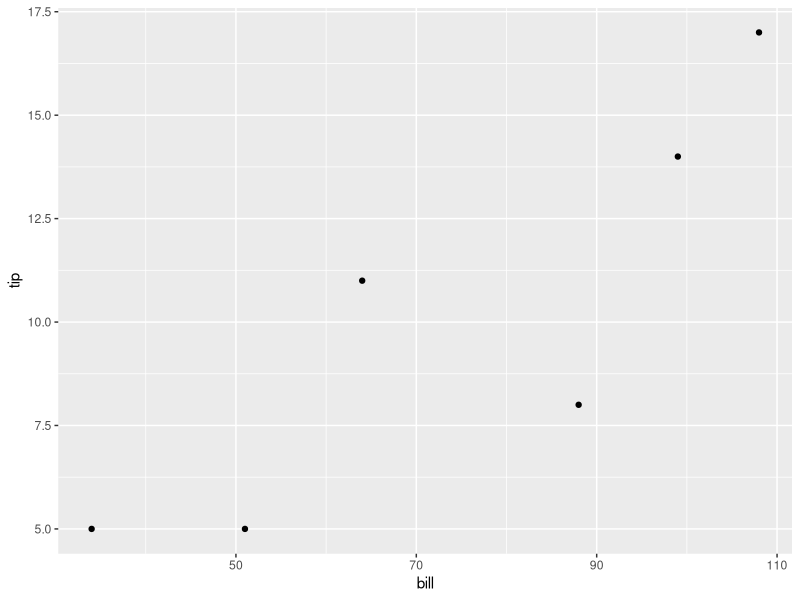
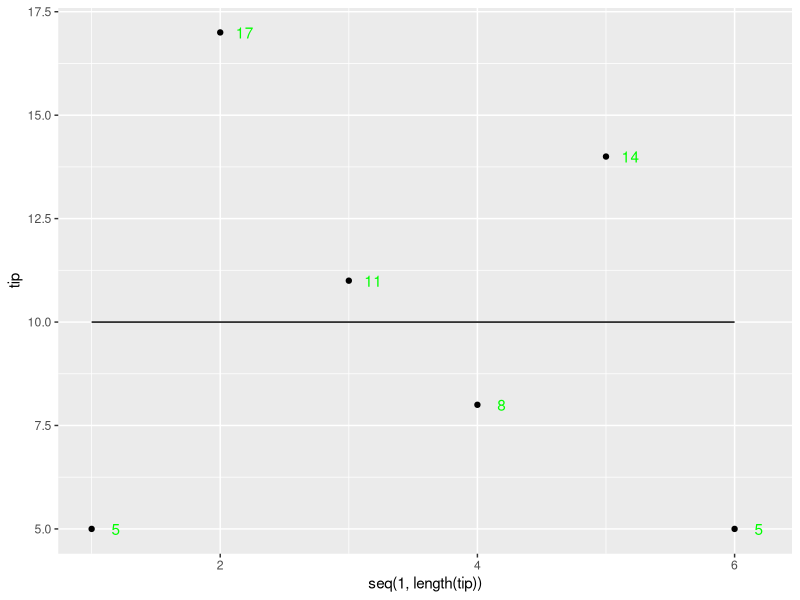
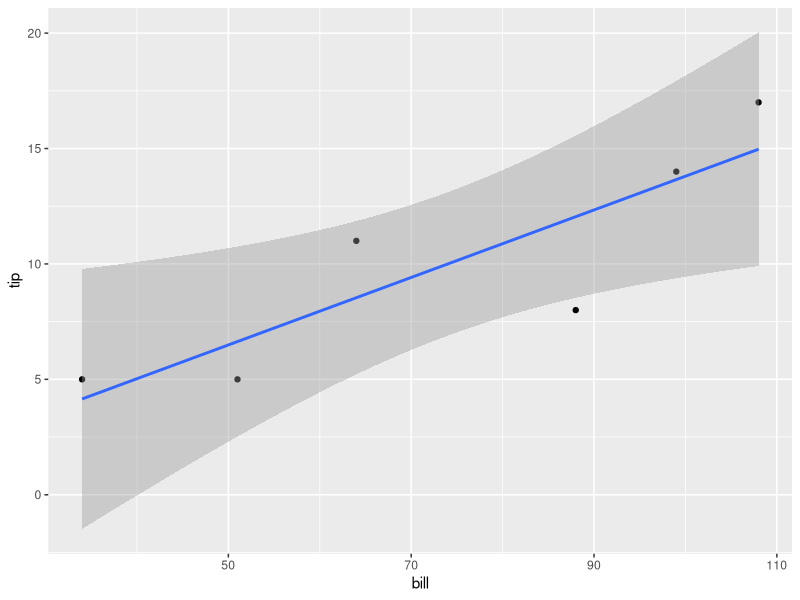
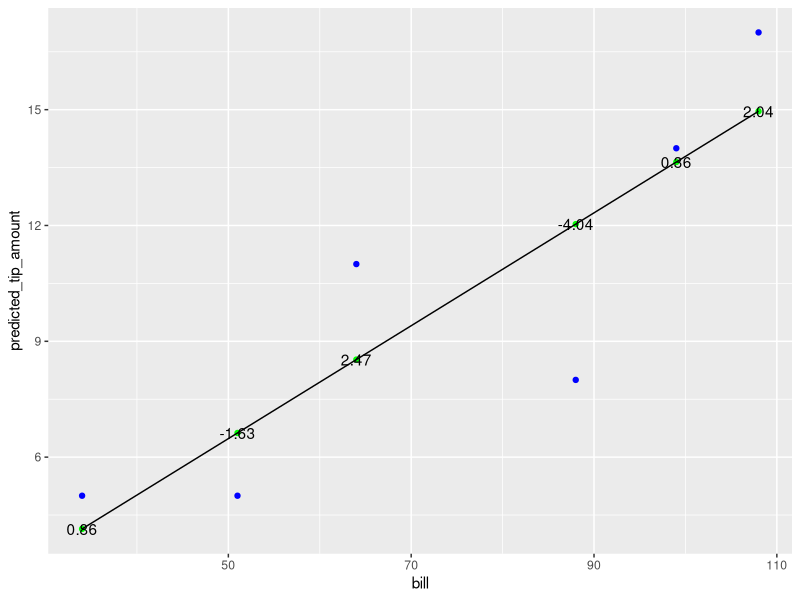
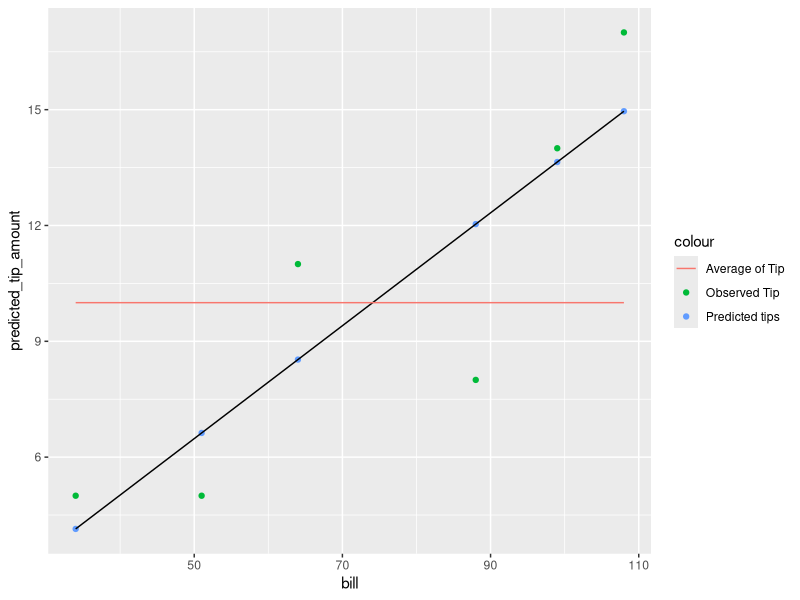
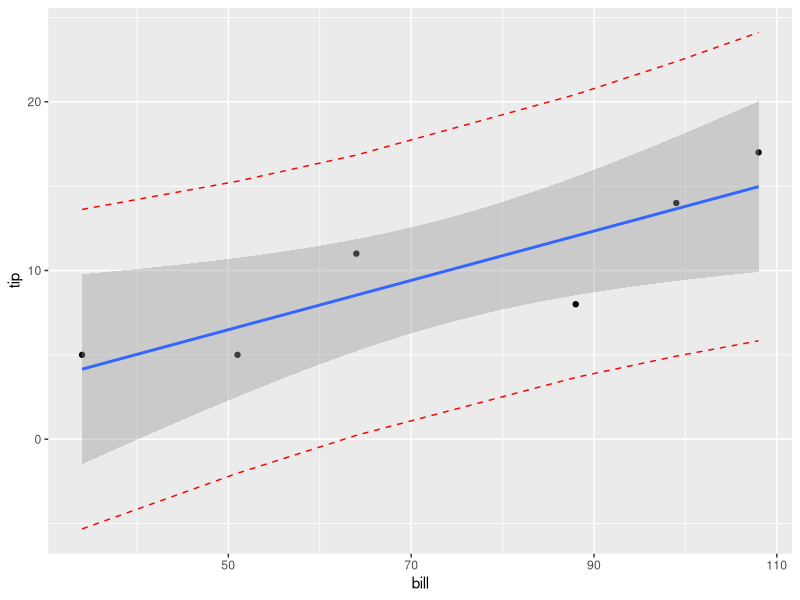
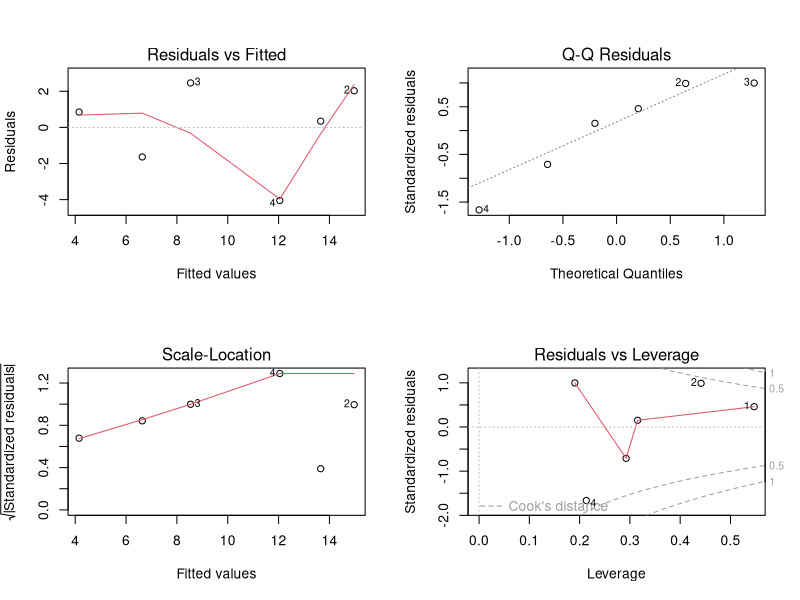

Generate these figures, in order, with R: (Note: this script raises an error after producing the figures.)
## ---- chunk 1
library(tidyverse)
library(modelr)
library(broom)
library(dplyr)
library(car)
library (ggpubr)
## ---- chunk 2
raw_data <- matrix(c(34,108,64,88,99,51,5,17,11,8,14,5), ncol=2, nrow=6)

colnames(raw_data) <- c('bill', 'tip')

my_data <- data.frame(raw_data)
my_data
## ---- chunk 3

my_data %>% summarize(N = n(), r = cor(tip, bill))
## ---- chunk 4
ggplot(data = my_data, aes(x = bill, y = tip)) +
  geom_point()
## ---- chunk 5
ggplot(my_data, aes(y = tip, x = seq(1, length(tip))))+
  geom_point() +
  geom_line(aes(y=mean(tip)))+
  geom_text(label = my_data$tip, check_overlap=TRUE, nudge_x = 0.19,color="green")
## ---- chunk 6
mean_tip <- mean(my_data$tip)
## ---- chunk 7
one_variable_residual <- my_data %>% mutate(residual = tip-mean_tip, residual_squared=(tip-mean_tip)^2)

one_variable_residual
## ---- chunk 8
SSE_one_variable <- sum(one_variable_residual$residual_squared)

SSE_one_variable
## ---- chunk 9
centroid <- c(mean(my_data$bill),mean(my_data$tip))
## ---- chunk 10
ggplot(my_data, aes(x=bill, y=tip))+
  geom_point()+
  geom_smooth(method=lm) 

#blue line is the best-fit line, with 95% confidence intervals in grey indicating a range of values so defined that there is a 95% probability that the true value of a parameter lies within it
## ---- chunk 11
linear_model<-lm(tip~bill, data=my_data)
linear_model
## ---- chunk 12
my_data_predicted <- my_data%>%mutate(predicted_tip_amount=(0.1462*bill)-0.8303)
## ---- chunk 13
residual_label <-round(my_data_predicted$tip - my_data_predicted$predicted_tip_amount, digits=2)
#residual=difference between predicted and observed value
## ---- chunk 14
ggplot(my_data_predicted, aes(x=bill, y=predicted_tip_amount))+
  geom_point(aes(y=tip), color='blue',label=my_data_predicted$tip)+
  geom_point(aes(y=predicted_tip_amount), color='green')+
  geom_line(aes(y=predicted_tip_amount))+
  geom_text(label= residual_label)
## ---- chunk 15
 squared_residual <- residual_label^2
 
 SSE_two_variables <- sum(squared_residual)
 SSE_two_variables
## ---- chunk 16
linear_statistics<-lm(tip~bill, data=my_data)

coeff_of_determination <- summary(linear_statistics)$r.squared

# The coefficient of determination of the simple linear regression model for the data set is 0.749
## ---- chunk 17
colors <- c("Average of Tip" = 'blue', 'Predicted tips' = 'green', 'Observed tips' = 'red')
three_squared_determination <- ggplot(my_data_predicted, aes(x=bill, y=predicted_tip_amount))+
  geom_point(aes(y=tip, color='Observed Tip'))+
  geom_point(aes(y=predicted_tip_amount, color='Predicted tips'))+
  geom_line(aes(y=predicted_tip_amount))+
  geom_line(aes(y=mean(tip), color='Average of Tip'))

three_squared_determination
## ---- chunk 18
confint(linear_statistics, level=0.95)
## ---- chunk 19
summary(linear_model)
# Standard deviation of the slope (Sb1, point estimator for the slope,t-value)
## ---- chunk 20
new.dat <- data.frame(bill=64)

predict(linear_statistics, newdata = new.dat, interval = 'confidence')

#The 95% confidence interval of the mean bill of 64 dollars is between 5.215473 and 11.86013.
## ---- chunk 21
# writting a function:

mean.pred.intervals <- function(x, y, pred.x) {
  n <- length(y) # Find sample size
  lm.model <- lm(y ~ x) # Fit linear model
  y.fitted <- lm.model$fitted.values # Extract the fitted values of y

  # Coefficients of the linear model, beta0 and beta1
  b0 <- lm.model$coefficients[1]
  b1 <- lm.model$coefficients[2]
  
  pred.y <- b1 * pred.x + b0 # Predict y at the given value of x (argument pred.x)
  
  # Find SSE and MSE
  sse <- sum((y - y.fitted)^2)
  mse <- sse / (n - 2)
  
  t.val <- qt(0.975, n - 2) # Critical value of t
  
  mean.se.fit <- (1 / n + (pred.x - mean(x))^2 / (sum((x - mean(x))^2))) # Standard error of the mean estimate
  pred.se.fit <- (1 + (1 / n) + (pred.x - mean(x))^2 / (sum((x - mean(x))^2))) # Standard error of the prediction
  
  # Mean Estimate Upper and Lower Confidence limits at 95% Confidence
  mean.conf.upper <- pred.y + t.val * sqrt(mse * mean.se.fit)
  mean.conf.lower <- pred.y - t.val * sqrt(mse * mean.se.fit)
  
  # Prediction Upper and Lower Confidence limits at 95% Confidence
  pred.conf.upper <- pred.y + t.val * sqrt(mse * pred.se.fit)
  pred.conf.lower <- pred.y - t.val * sqrt(mse * pred.se.fit)
  
  # Beta 1 Upper and Lower Confidence limits at 95% Confidence
  b1.conf.upper <- b1 + t.val * sqrt(mse) / sqrt(sum((x - mean(x))^2))
  b1.conf.lower <- b1 - t.val * sqrt(mse) / sqrt(sum((x - mean(x))^2))
  
  # Build data.frame of upper and lower limits calculated above, as well as the predicted y and beta 1 values
  upper <- data.frame(rbind(round(mean.conf.upper, 2), round(pred.conf.upper, 2), round(b1.conf.upper, 2)))
  lower <- data.frame(rbind(round(mean.conf.lower, 2), round(pred.conf.lower, 2), round(b1.conf.lower, 2)))
  fit <- data.frame(rbind(round(pred.y, 2), round(pred.y, 2), round(b1, 2)))
  
  # Collect all into data.frame and rename columns
  results <- data.frame(cbind(lower, upper, fit), row.names = c('Mean', 'Prediction', 'Coefficient'))
  colnames(results) <- c('Lower', 'Upper', 'Fit')
  
  return(results)
}
## ---- chunk 22
mean.pred.intervals(my_data$bill, my_data$tip, new.dat)
## ---- chunk 23
new.dat <- data.frame(bill=64)
predict(linear_statistics, newdata = new.dat, interval = 'prediction')
## ---- chunk 24
slope_prediction_interval <- predict(linear_statistics, interval="prediction")
## ---- chunk 25
plotting_prediction <- cbind(my_data, slope_prediction_interval)

ggplot(plotting_prediction, aes(bill, tip))+
    geom_point() +
    geom_line(aes(y=lwr), color = "red", linetype = "dashed")+
    geom_line(aes(y=upr), color = "red", linetype = "dashed")+
    geom_smooth(method=lm, se=TRUE)
## ---- chunk 26
mean(linear_model$residuals)
## ---- chunk 27
par(mfrow=c(2,2))  # set 2 rows and 2 column plot layout
mod <- linear_model<-lm(tip~bill, data=my_data)  # linear model
plot(mod)
## ---- chunk 28
# median of x
median(my_data$bill)

my_data %>% mutate(group=case_when(bill > 76 ~ "above",bill <= 75 ~ "below")) -> my_data_category

# Levene Test   
leveneTest(linear_model$residuals ~ group, my_data_category)

## ---- chunk 29
qqPlot(linear_model, main="QQ Plot")

#Shapiro-Wilk test normality
shapiro.test(linear_model$residuals)

#From the output, the p-value > 0.05 implying that the distribution of the data are not significantly different from normal distribution. In other words, we can assume the normality.

#The central limit theorem tells us that no matter what distribution things have, the sampling distribution tends to be normal if the sample is large enough (n > 30).
